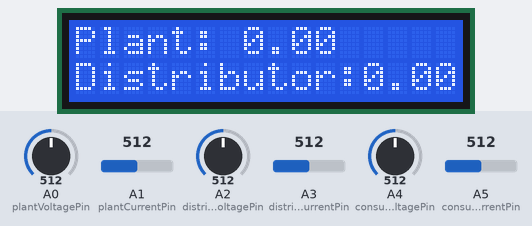
The sketch below on a simulated Arduino Uno, built with avr-gcc and run on an emulated ATmega328P. Parts: 16×2 character LCD. Inputs (shaded band) come from the test bench; at power-on: A1 (plantCurrentPin) = 512, A0 (plantVoltagePin) = 512, A3 (distributorCurrentPin) = 512, A2 (distributorVoltagePin) = 512, A5 (consumerCurrentPin) = 512, A4 (consumerVoltagePin) = 512. What the sketch prints to the serial monitor is not drawn.

Above: at 1.6 s.
1.7 s: A1 (plantCurrentPin) set to 716
At 3.7 s:
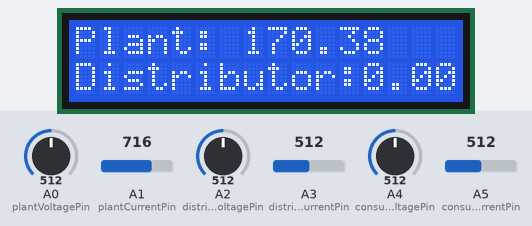
5.4 s: A0 (plantVoltagePin) set to 716
At 7.2 s:
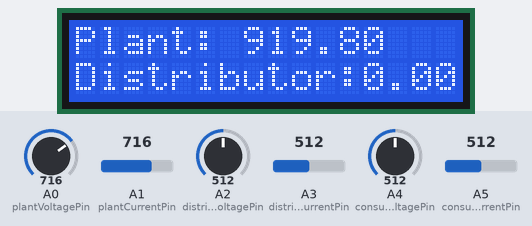
9.3 s: A3 (distributorCurrentPin) set to 716
At 10.5 s:
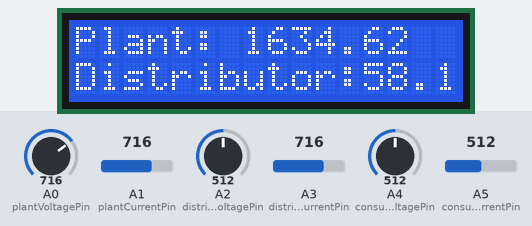
12.2 s: A2 (distributorVoltagePin) set to 716
At 14.4 s:
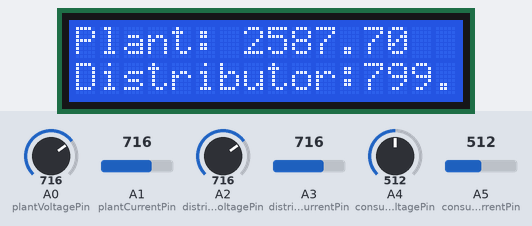
16.1 s: A5 (consumerCurrentPin) set to 716
At 19.9 s:
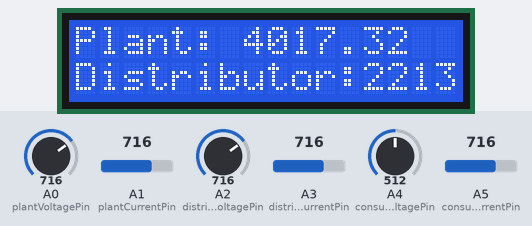
20.1 s: A0 (plantVoltagePin) set to 992
At 22.2 s:
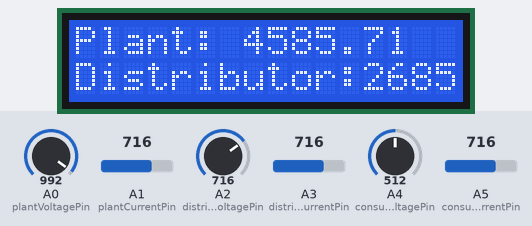
Timing chart, 0 to 23.7 s (numbered marks = the images above; inputs shaded):
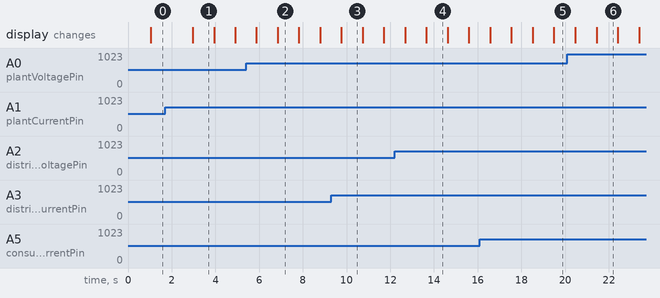

Measured:
- after the input at 1.7 s, the display: changes after 1.3 s (image 1)
- what the display in image 1 shows lasts 0.9 s, from 3.0 s to 3.9 s

The sketch:

sensorDataPull.ino
```cpp
#include <Wire.h>
#include <LiquidCrystal_I2C.h>

LiquidCrystal_I2C lcd(0x27, 16, 2);

int count = 0;

unsigned long plantTime = 0;
unsigned long plantTime1 = 0;
unsigned long plantTime2 = 0;

const int plantVoltagePin = A0;
const int plantCurrentPin = A1;

const int distributorVoltagePin = A2;
const int distributorCurrentPin = A3;

const int consumerVoltagePin = A4;
const int consumerCurrentPin = A5;

float plantVoltage = 0;
float plantCurrent = 0;

float distributorVoltage = 0;
float distributorCurrent = 0;

float consumerVoltage = 0;
float consumerCurrent = 0;

float inputVoltVal = 0;

int inputCurrentVal = 0;

float totalCurrentVal = 0;

float plantPower = 0;
float energy1 = 0;
float plantEnergy = 0;

float distributorPower = 0;
float energy2 = 0;
float distributorEnergy = 0;

float consumerPower = 0;
float energy3 = 0;
float consumerEnergy = 0;


void setup()
{
  lcd.init();
  lcd.clear();
  Serial.begin(9600);
}

void loop()
{
  plantTime1 = millis();

  inputVoltVal = analogRead(plantVoltagePin);
  plantVoltage = (inputVoltVal/1023.0)*24.5;

  for (int i = 0; i < 100; i++)
  {
    totalCurrentVal += analogRead(plantCurrentPin);
    delay(3);
  }

  inputCurrentVal = totalCurrentVal/100;
  totalCurrentVal = 0;

  plantCurrent = (inputCurrentVal * 5000.0) / 1024.0;
  plantCurrent -= 2509.5; //- plantCurrent;
  plantCurrent /= 0.185;

  plantPower = plantCurrent * plantVoltage;


  // Start distributor
  inputVoltVal = 0;
  inputCurrentVal = 0;

  inputVoltVal = analogRead(distributorVoltagePin);
  distributorVoltage = (inputVoltVal/1023.0)*24.5;

  for (int i = 0; i < 100; i++)
  {
    totalCurrentVal += analogRead(distributorCurrentPin);
    delay(3);
  }

  inputCurrentVal = totalCurrentVal/100;
  totalCurrentVal = 0;

  distributorCurrent = (inputCurrentVal * 5000.0) / 1024.0;
  distributorCurrent -= 2520; //- plantCurrent;
  distributorCurrent /= 0.185;

  distributorPower = distributorCurrent * distributorVoltage;


  // Start consumer
  inputVoltVal = 0;
  inputCurrentVal = 0;

  inputVoltVal = analogRead(consumerVoltagePin);
  consumerVoltage = (inputVoltVal/1023.0)*24.5;

  for (int i = 0; i < 100; i++)
  {
    totalCurrentVal += analogRead(consumerCurrentPin);
    delay(3);
  }

  inputCurrentVal = totalCurrentVal/100;
  totalCurrentVal = 0;

  consumerCurrent = (inputCurrentVal * 5000.0) / 1024.0;
  consumerCurrent -= 2494; //- plantCurrent;
  consumerCurrent /= 0.185;

  consumerPower = consumerCurrent * consumerVoltage;


  // Calculate all Energy ang send through serial:\

  plantTime2 = millis();
  plantTime = plantTime2 - plantTime1;

  energy1 = (plantPower * plantTime) / 360000;

  if( energy1 < 0 )
  {
    energy1 = 0.00;
  }

  plantEnergy += energy1;


  energy2 = (distributorPower * plantTime) / 360000;

  if( energy2 < 0 )
  {
    energy2 = 0.00;
  }

  distributorEnergy += energy2;


  energy3 = (consumerPower * plantTime) / 360000;

  if( energy3 < 0 )
  {
    energy3 = 0.00;
  }

  consumerEnergy += energy3;


  Serial.print(energy1);
  Serial.print(" plant\n");
  Serial.print(energy2);
  Serial.print(" distributor\n");
  Serial.print(energy3);
  Serial.print(" consumer\n");
  Serial.println(plantTime);

  lcd.backlight();

  lcd.setCursor(0,0);
  lcd.print("Plant: ");
  lcd.print(plantEnergy);
  lcd.setCursor(0,1);
  lcd.print("Distributor:");
  lcd.print(distributorEnergy);
}
```
